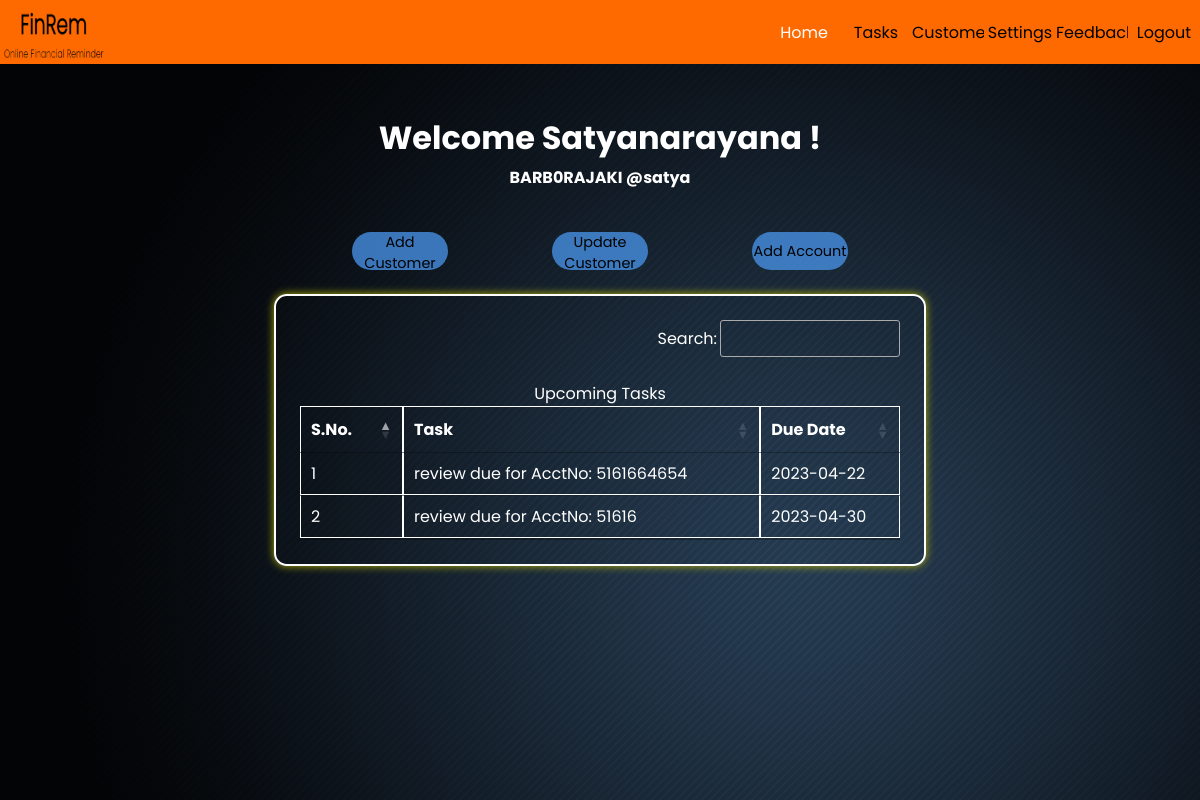
The page /home.php (signed in) on the database as committed earlier.
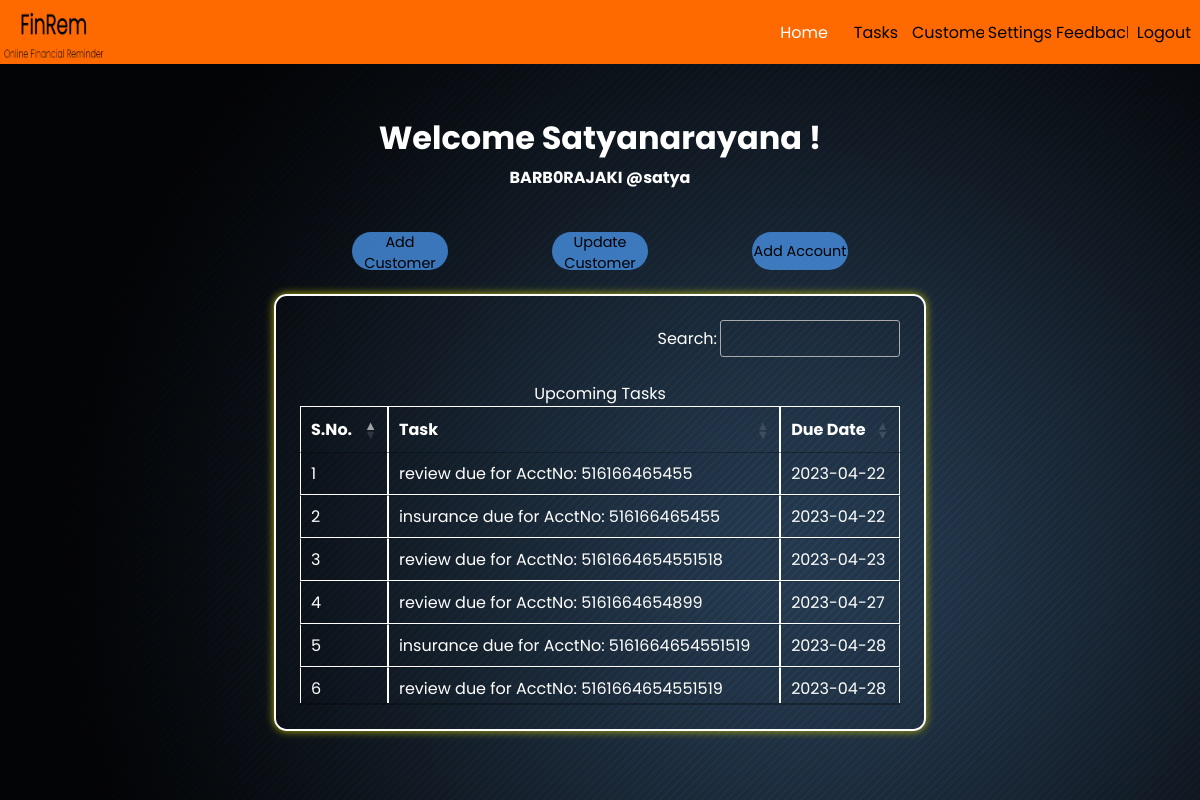
The same page on the database as committed later.
### tables this page shows
CREATE TABLE `tasks` (
  `bank_id` varchar(20) NOT NULL,
  `cust_id` varchar(20) NOT NULL,
  `loan_acctno` varchar(20) NOT NULL,
  `task_type` varchar(20) NOT NULL,
  `task_date` date NOT NULL
);

### home.php (the view, shortened to what this page needs)
<?php
include 'partials/_session.php';
$user = $_SESSION['userid'];
$sql = "select* from users where userid='$user';";
$result = mysqli_query($conn, $sql);
$details = mysqli_fetch_assoc($result);
$name = $details["name"];
$branchid = $details["branchid"];
?>
<!DOCTYPE html>
<html lang="en">
<head>
    <link rel="stylesheet" href="https://unpkg.com/boxicons@2.1.4/css/boxicons.min.css">
    <link rel="stylesheet" href="https://cdn.datatables.net/1.13.4/css/jquery.dataTables.min.css">
    <link rel="stylesheet" href="styles/home.css">
    <link rel="stylesheet" href="partials/navbar.css">
    <link rel="stylesheet" href="partials/modal.css">
</head>
<body>
    <header>
        <nav>
            <div class="logo">
                <a href="home.php"><img src="images/logo.png" alt="logo"></a>
            </div>
            <ul class="navitems">
                <li><a href="home.php"><button class="current">Home</button></a></li>
                <li><a href="tasks.php"><button>Tasks</button></a></li>
                <li><a href="customers.php"><button>Customers</button></a></li>
                <li><a href="settings.php"><button>Settings</button></a></li>
                <li><a href="feedback.php"><button>Feedback</button></a></li>
                <li><a href="partials/_logout.php"><button>Logout</button></a></li>
            </ul>
        </nav>
    </header>
    <div class="main">
        <div class="innerHeader">
            <div class="title">
                <h1>Welcome
                    <?php echo $name . " !";
                    ?>
                </h1>
                <h4>
                    <?php
                    echo $branchid . " ";
                    echo " @" . $user;
                    ?>
                </h4>
            </div>
        </div>
        <div class="container">
            <div class="buttons">
                <div class="addCust">
                    <button id="myBtn1" class="addBtn">Add Customer</button>
                </div>
                <div class="updateCustomer">
                    <button id="myBtn3" class="addBtn">Update Customer</button>
                </div>
                <div class="addAccount">
                    <button id="myBtn2" class="addBtn">Add Account</button>
                </div>
            </div>
            <div class="tasks">
                <table id="tasksTable" data-page-length="6" class="display">
                    <caption>Upcoming Tasks</caption>
                    <thead>
                        <th>S.No.</th>
                        <th>Task</th>
                        <th>Due Date</th>
                    </thead>
                    <tbody>
                        <?php
                        $sql = "select * from tasks where bank_id='$branchid' order by task_date";
                        $result = mysqli_query($conn, $sql);
                        $sno = 0;
                        while ($data = mysqli_fetch_assoc($result)) {
                            $sno++;
                            $acctNo = $data["loan_acctno"];
                            $taskType = $data["task_type"];
                            $dueDate = $data["task_date"];
                            echo "
                        <tr>
                        <td>$sno</td>
                        <td>$taskType due for AcctNo: $acctNo</td>
                        <td>$dueDate</td>
                        </tr>";
                        }
                        ?>
                    </tbody>
                </table>
            </div>
        </div>
    </div>
</body>
</html>

Rows that differ between the two databases and show on the page:
removed tasks: task_type "review", loan_acctno "5161664654", task_date "2023-04-22"
removed tasks: task_type "review", loan_acctno "51616", task_date "2023-04-30"
added tasks: task_type "review", loan_acctno "516166465455", task_date "2023-04-22"
added tasks: task_type "insurance", loan_acctno "516166465455", task_date "2023-04-22"
added tasks: task_type "review", loan_acctno "5161664654551518", task_date "2023-04-23"
added tasks: task_type "review", loan_acctno "5161664654899", task_date "2023-04-27"
added tasks: task_type "insurance", loan_acctno "5161664654551519", task_date "2023-04-28"
added tasks: task_type "review", loan_acctno "5161664654551519", task_date "2023-04-28"
